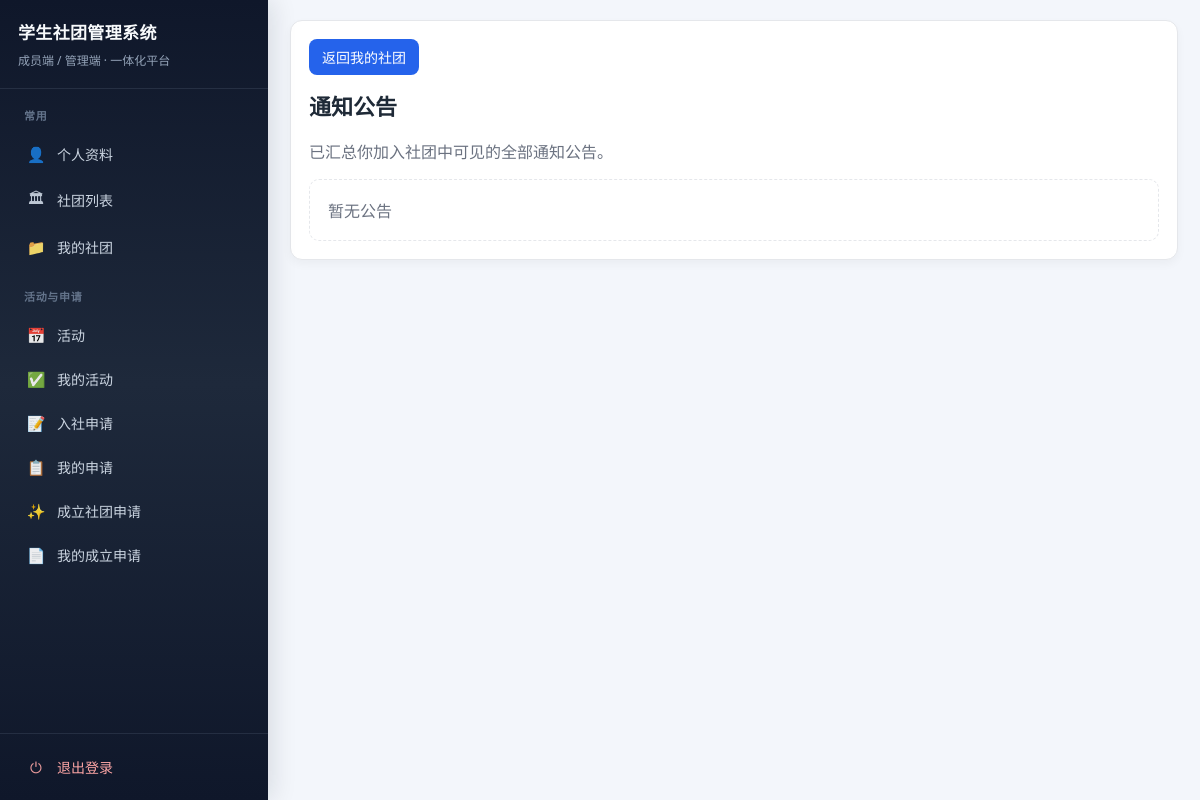
/notices/ (signed in), run on an earlier commit of the app's database.
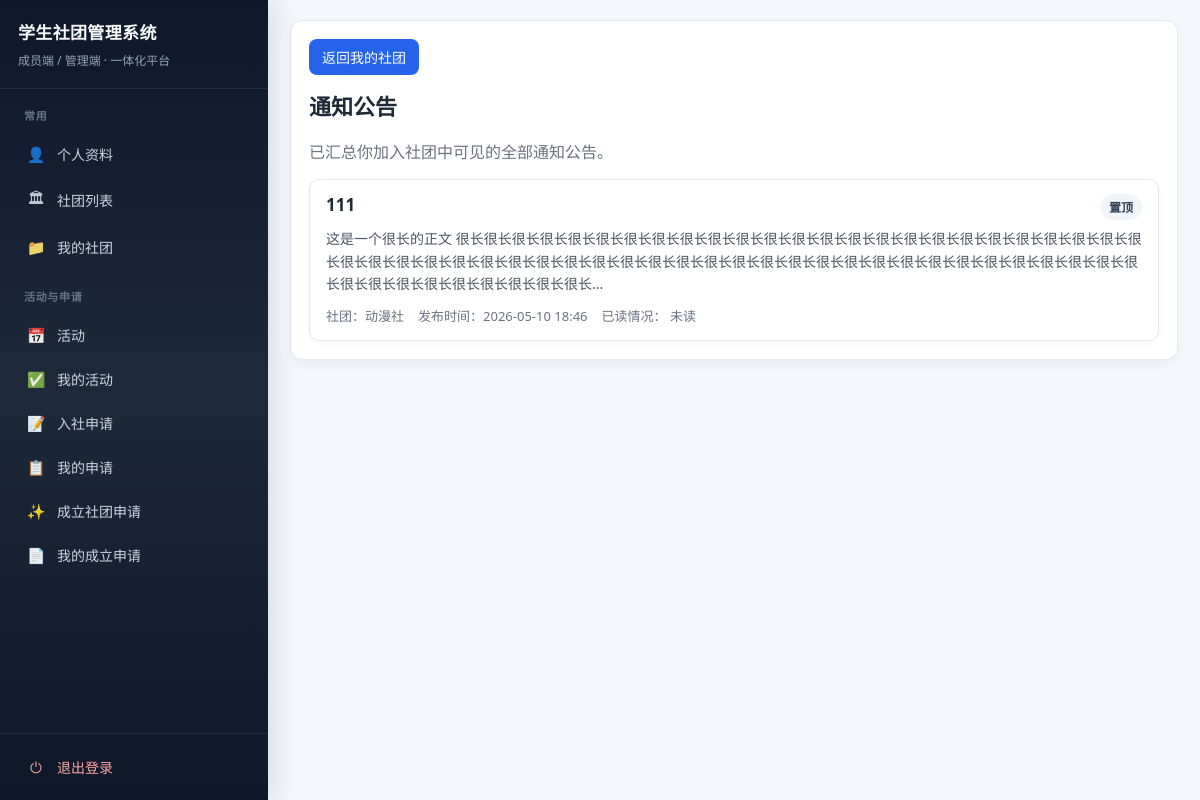
And on a later commit of the database.
### club/models.py (models this page shows, shortened)
class Notice(models.Model):
    club = models.ForeignKey(
        "ClubInfo",
        on_delete=models.CASCADE,
        null=True,
        blank=True,
        related_name="notices",
    )
    title = models.CharField(max_length=128)
    content = models.TextField()
    status = models.CharField(max_length=16, choices=NoticeStatus.choices, default=NoticeStatus.DRAFT)
    scope = models.CharField(max_length=16, choices=NoticeScope.choices, default=NoticeScope.ALL)
    target_department = models.ForeignKey(Department, on_delete=models.SET_NULL, null=True, blank=True)
    target_role = models.CharField(max_length=20, choices=RoleChoices.choices, null=True, blank=True)
    pinned = models.BooleanField(default=False)
    track_read_stats = models.BooleanField(
        "统计已读人数",
        default=False,
        help_text="开启后成员需在公告详情页手动标记已读，社长/副社长可参与统计；高级管理员仅可查看比例不参与标记。",
    )
    publish_at = models.DateTimeField(default=timezone.now)
    created_by = models.ForeignKey(settings.AUTH_USER_MODEL, on_delete=models.SET_NULL, null=True)
    created_at = models.DateTimeField(auto_now_add=True)
    class Meta:
        ordering = ["-pinned", "-publish_at", "-created_at"]

class ClubInfo(models.Model):
    name = models.CharField(max_length=128, default="学生社团")
    intro = models.TextField(blank=True)
    charter = models.TextField(blank=True)
    contact = models.CharField(max_length=128, blank=True)
    logo_url = models.URLField("标志图片链接", blank=True)
    logo = models.ImageField("标志图片（上传）", upload_to="club_logos/", blank=True)
    principal = models.CharField(max_length=64, blank=True)

### club/views.py (the view, shortened to what this page needs)
# urls.py: path("notices/", views.notice_list, name="notice_list"),
@login_required
def notice_list(request, club_pk=None):
    profile = request.user.memberprofile
    club = _require_joined_club(profile, club_pk) if club_pk else None
    can_manage_notices = _can_manage_notices(profile, club)
    if can_manage_notices and club:
        notices = Notice.objects.filter(club=club).order_by("-pinned", "-publish_at", "-created_at")
        notices = _attach_notice_read_stats(notices)
    else:
        notices = get_visible_notices(request.user, club=club)
    read_ids = set(request.user.memberprofile.notice_reads.values_list("notice_id", flat=True))
    unviewed_notice_ids = set(
        get_unviewed_visible_notices(request.user, club=club).values_list("id", flat=True)
    )
    notices = list(notices)
    for notice in notices:
        notice.is_unviewed = notice.pk in unviewed_notice_ids
    return render(
        request,
        "club/notice_list.html",
        {
            "club": club,
            "notices": notices,
            "read_ids": read_ids,
            "unviewed_notice_ids": unviewed_notice_ids,
            "is_super_admin_list": False,
            "can_manage_notices": can_manage_notices,
            "schedule_now": timezone.now(),
        },
    )

### club/views.py (called while the page is built)
def _get_joined_club_ids(profile):
    club_ids = set(profile.memberships.filter(is_active=True).values_list("club_id", flat=True))
    club_ids.update(
        profile.assignments.filter(is_active=True, department__club__isnull=False).values_list("department__club_id", flat=True)
    )
    if profile.club_id:
        club_ids.add(profile.club_id)
    return sorted(cid for cid in club_ids if cid)

def _get_manageable_club_ids(profile):
    club_ids = set(
        profile.assignments.filter(
            is_active=True,
            department__club__isnull=False,
            position__name__in=CLUB_LEADER_POSITIONS,
        ).values_list("department__club_id", flat=True)
    )
    if profile.role == RoleChoices.CLUB_ADMIN and profile.club_id:
        club_ids.add(profile.club_id)
    return sorted(cid for cid in club_ids if cid)

def get_unviewed_visible_notices(user, club=None):
    profile = user.memberprofile
    if profile.role == RoleChoices.SUPER_ADMIN:
        return Notice.objects.none()
    return get_visible_notices(user, club=club).exclude(views__profile=profile)

### templates/club/notice_list.html (shortened to what this page needs)
{% extends 'club/base.html' %}
{% block page_back %}
{% if club %}
<p class="page-back">
    {% if user.memberprofile.role == 'super_admin' %}
    <a class="btn" href="{% url 'club:club_list' %}">返回社团列表</a>
    {% endif %}
    <a class="btn" href="{% url 'club:my_club_detail' club.pk %}" {% if user.memberprofile.role == 'super_admin' %}style="margin-left:8px;"{% endif %}>返回社团工作区</a>
</p>
{% else %}
<p class="page-back"><a class="btn" href="{% url 'club:my_clubs' %}">返回我的社团</a></p>
{% endif %}
{% endblock %}
{% block content %}
<h2>通知公告</h2>
{% if club %}
<p class="muted">{{ club.name }}</p>
{% else %}
<p class="muted">已汇总你加入社团中可见的全部通知公告。</p>
{% endif %}
<div class="notice-card-list">
    {% for n in notices %}
    <article class="notice-card{% if n.is_unviewed %} notice-card-unviewed{% endif %}">
        <a class="notice-card-link" href="{% url 'club:notice_detail' n.pk %}" aria-label="查看公告：{{ n.title }}"></a>
        <div class="notice-card-head">
            <h3 class="notice-card-title">{{ n.title }}</h3>
            {% if can_manage_notices %}
            <span class="notice-status">{{ n.get_status_display }}</span>
            {% elif n.pinned %}
            <span class="notice-status">置顶</span>
            {% endif %}
        </div>
        <p class="notice-card-excerpt">{{ n.content|striptags|truncatechars:140 }}</p>
        <div class="notice-meta">
            <span>社团：{{ n.club.name }}</span>
            <span>发布时间：{{ n.publish_at|date:"Y-m-d H:i" }}</span>
        {% if can_manage_notices %}
            {% if n.status == 'published' and n.publish_at > schedule_now %}
            <span>成员端可见：定时（{{ n.publish_at|date:"m-d H:i" }}起）</span>
            {% elif n.status == 'published' %}
            <span>成员端可见：是</span>
            {% else %}
            <span>成员端可见：否</span>
            {% endif %}
            <span>已读情况：{{ n.read_stat_text }}</span>
        {% else %}
            <span>
                已读情况：
                {% if n.track_read_stats %}
                    {% if is_super_admin_list %}
                        —
                    {% elif n.id in read_ids %}
                        已读
                    {% else %}
                        未读
                    {% endif %}
                {% else %}
                    不统计
                {% endif %}
            </span>
        {% endif %}
        </div>
    </article>
    {% empty %}
    <div class="notice-empty muted">暂无公告</div>
    {% endfor %}
</div>
{% endblock %}

What changed in the data, as far as the page shows it:
added Notice: title "111", pinned "置顶", content "这是一个很长的正文 很长很长很长很长很长很长很长很长很长很长很长很长很长很长很长很长很长很长很长很长很长很长很长很长很长很长很长很长很长很长很长很长很长很长很长很长很长很长很长很长很长很长很长很长很长很长很长很长很长很长很长很长很长很长很长很长很长很长很长很长很长很长很长...", club.name "动漫社", publish_at "2026-05-10 18:46", track_read_stats "未读"
Also different on the page:
text no longer shown: "暂无公告"
